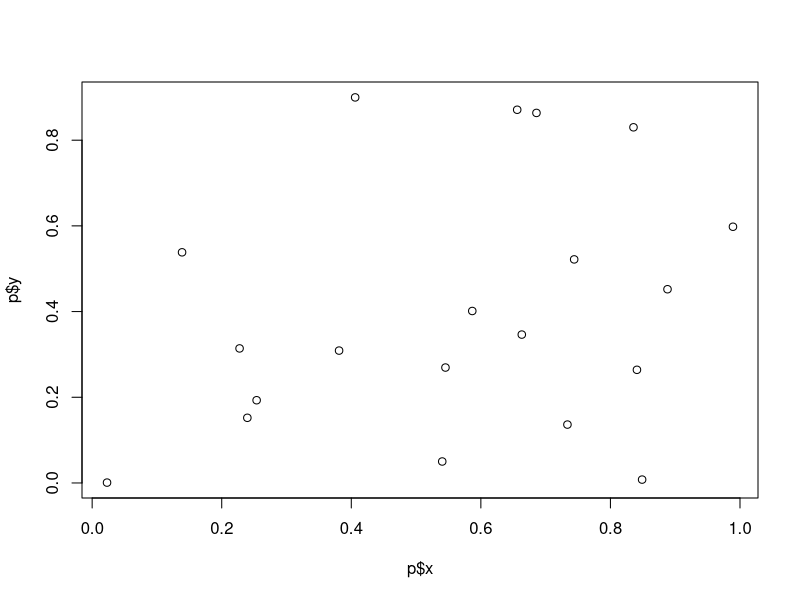
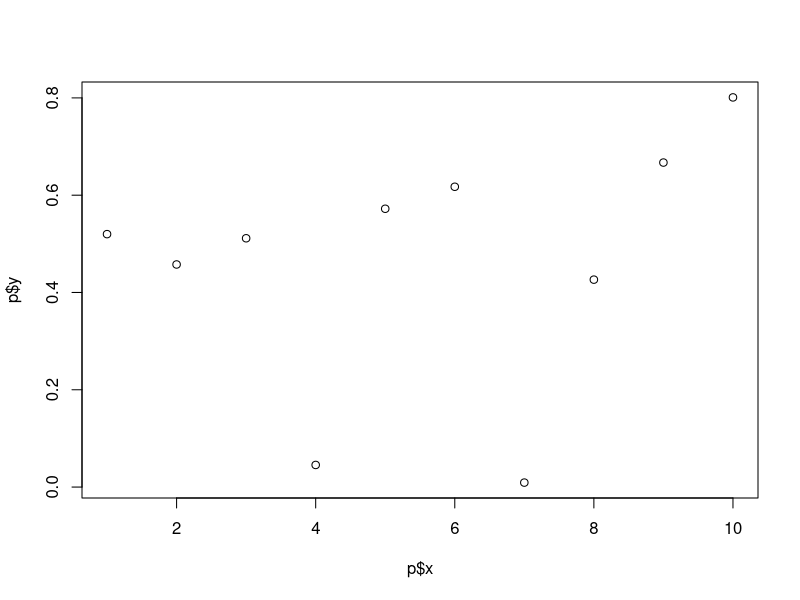

Write R code to recreate these figures, in order.
###### Finishing up Matrices ond Data Frames
###### 19 January
###### LVA

m <- matrix(data = 1:12, nrow=3)

## subsetting based on elements
m[1:2, ]
m[, 2:4]

## subset with logical (conditional) statements
## select all columns for which the totals are > 15

colSums(m) > 15 #totals up elements in columns, gives logical output for sums > 15
m[, colSums(m) >15]

## rows sums now
## select rows that sum up to 22
m[rowSums(m)==22,] # rows with sums that equal 22
m[rowSums(m)!=22,] # rows whose sums do not equal 22

### Logical operators: ==, !=, >, <

## subsetting to a vector changes the data type
z <- m[1,]
print(z)
str(z)

z2 <- m[1, , drop=FALSE]
z2

# simulate new matrix
m2 <- matrix(data=runif(9), nrow=3)
m2
m2[3,2] #counts down columns NOT across rows


### use assignment operator to substitute values
m2[m2 > 0.6] <- NA
m2 

data <- iris
head(data)
tail(data)

data[3,2] # numbered indices still work

dataSub <- data[c("Species", "Petal.Length")]
str(dataSub)

#### sort a data frame by values
orderedIris <- iris[order(iris$Petal.Length), ]
head(orderedIris)

########## FUNCTIONS in R!!
sum(3,2) # sum
3 + 2 # '+' sign is a function
sd

### User-defined functions

#functionName <- "fucntion(argX=defaultX, argY=defaultY){
  ## curly brackets starts the body of the function 
  ### Lines of R code ### and notes
  ### create local variables (only 'visible' to R within the function
  #argX <- c("IDK")
  ### return(z) (within a function we cannot use the 'print' function; if you return a variable and save it to a folder, then you can access it in the global environment outside the function)
#}

myFunc <- function(a=3, b=4){
 z<- a+b
 return(z)
}
myFunc() # runs defaults
z <- myFunc()
myFunc(a=100, b=3.4)
b <- 50 # define anything in the global environment above your function
myFuncBad <- function(a=3){
  z<- a+b
  return(z)
}
myFuncBad() # error, object b not found
z

#### Multiple return statements

############################################################
# FUNCTION: HardyWeinberg
# input: all allele frequency p (0,1)
# output: p and the frequencies of 3 genotypes AA AB BB
#--------------------------------------------------------
HardyWeinberg <- function(p= runif(1)){
  if(p > 1.0 | p < 0.0){
    return("Function failure: p must be between 0 and 1")
  }
  q <- 1 - p
  fAA <- p^2
  fAB <- 2*p*q
  fBB <- q^2
  vecOut <- signif(c(p=p, AA=fAA, AB=fAB, BB=fBB
), digits=3)
  return(vecOut)
}
###########################################################

HardyWeinberg()
freqs <- HardyWeinberg()
freqs

### Create a complex default value
##################################
# FUNCTION: fitLinear2
# fits simple regression line 
# input: numeric vector (p) of predictor (x) and response (y)
# outputs: slope and p-value

fitLinear2 <- function(p=NULL){
  if(is.null(p)){
    p <- list(x=runif(20), y=runif(20))
  }
  myMod <- lm(p$x~p$y)
  myOut <- c(slope = summary(myMod)$coefficients[2
    ,1],
                   pValue = summary(myMod
)$coefficients[2,4])
  plot(x=p$x, y=p$y) #quick plot to check output 
  return(myOut)
}
fitLinear2() 
myPars <- list(x=1:10, y=runif(10))
fitLinear2(p=myPars)
